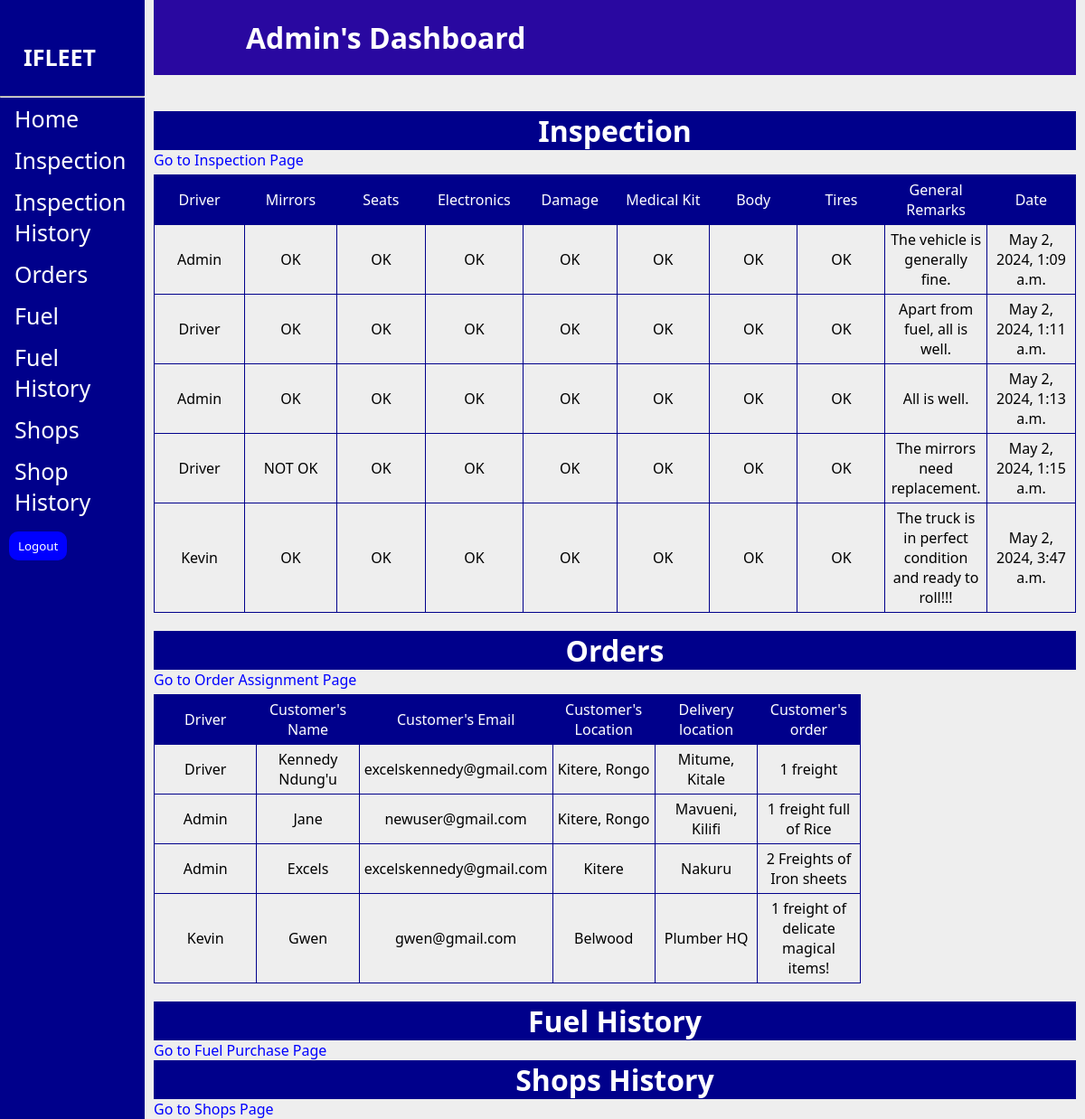
The app's page /drivers/ (signed in) with its own data.
### driver/models.py (models this page shows)
class Inspection(models.Model):
    CATEGORY = (
        ('OK', 'OK'),
        ('NOT OK', 'NOT OK'),
    )
    FUEL = (
        ('Empty', 'Empty'),
        ('Almost Empty', 'Almost Empty'),
        ('1/4', '1/4'),
        ('1/2', '1/2'),
        ('Full', 'Full'),
    )
    VEHICLE_TYPE = (
        ('SUV', 'SUV' ),
        ('TRUCK', 'TRUCK'),
    )
    Driver = models.ForeignKey(Driver, models.CASCADE, null=True)
    vehicle = models.CharField(max_length=25, choices=VEHICLE_TYPE, blank=False, default=False)
    Mirrors = models.CharField(max_length=50, choices=CATEGORY, blank=False)
    Seats = models.CharField(max_length=100, choices=CATEGORY, blank=False)
    Electronics = models.CharField(max_length=50, choices=CATEGORY, blank=False)
    Fuel_level = models.CharField(max_length=50, choices=FUEL, blank=False)
    Damage = models.CharField(max_length=50, choices=CATEGORY, blank=False)
    Medical_kit = models.CharField(max_length=50, choices=CATEGORY, blank=False)
    Body = models.CharField(max_length=50, choices=CATEGORY, blank=False)
    Tires = models.CharField(max_length=50, choices=CATEGORY, blank=False)
    General_Remarks = models.TextField(blank=True)
    Date = models.DateTimeField(auto_now_add=True)
    DisplayFields = ['Driver', 'Mirrors', 'Seats', 'Electronics', 'Fuel_level', 'Damage', 'Medical_kit', 'Body', 'Tires', 'General_Remarks']
    FilterFields = ['Date']

class Driver(models.Model):
    username = models.CharField(max_length=50, blank=False)
    phone_number = models.CharField(max_length=20, blank=False)
    address = models.CharField(max_length=255, blank=False)
    city = models.CharField(max_length=100, blank=False)
    state = models.CharField(max_length=100, blank=False)
    zipcode = models.CharField(max_length=20, blank=True)
    car = models.CharField(max_length=25, blank=False)
    driver_license_number = models.CharField(max_length=50, blank=False)
    driver_license_expiry_date = models.DateField(null=True, blank=False)
    date_of_birth = models.DateField(null=True, blank=False)
    date_hired = models.DateField(null=True, blank=False)
    emergency_contact_name = models.CharField(max_length=100, blank=False)
    emergency_contact_phone = models.CharField(max_length=20, blank=False)
    DisplayFields = ['username', 'phone_number', 'address', 'city', 'driver_license_number', 'date_hired']
    FilterFields = ['username', 'date_hired']
    def __str__(self):
        return self.username

class OrderAssignment(models.Model):
    driver = models.ForeignKey(Driver, on_delete=models.CASCADE)
    customer_name = models.CharField(max_length=100, blank=False)
    customer_email = models.EmailField(max_length=30, blank=False)
    current_location = models.CharField(max_length=100, blank=False)
    delivery_location = models.CharField(max_length=100, blank=False)
    customer_order = models.TextField(blank=False)
    DisplayFields = ['driver', 'customer_name', 'customer_email', 'current_location', 'delivery_location', 'customer_order']
    FilterFields = ['driver', 'current_location', 'delivery_location']

### driver/views.py (the view)
# urls.py: path('',views.driverHome, name='driver-dashboard'),
@login_required
def driverHome(request):
    inspection = Inspection.objects.all()
    orders = OrderAssignment.objects.all()
    context = {
        'inspection': inspection,
        'orders': orders,
    }
    return render(request, 'drivers/dashboard.html', context)

### driver/templates/drivers/dashboard.html (shortened to what this page needs)
{% extends 'drivers/base.html' %}
{% load static %}
{% block content %}
<h1 style="background-color: darkblue; text-align: center; color: white;">Inspection</h1>
<a style="color: blue;" href="{% url 'vehicle-inspection' %}">Go to Inspection Page</a>
<table>
    <thead>
            <td>Driver</td>
            <td>Mirrors</td>
            <td>Seats</td>
            <td>Electronics</td>
            <td>Damage</td>
            <td>Medical Kit</td>
            <td>Body</td>
            <td>Tires</td>
            <td>General Remarks</td>
            <td>Date</td>
    </thead>
    <tbody>
        {% for inspection in inspection %}
        <tr>
            <td>{{ inspection.Driver }}</td>
            <td>{{ inspection.Mirrors }}</td>
            <td>{{ inspection.Seats }}</td>
            <td>{{ inspection.Electronics }}</td>
            <td>{{ inspection.Damage }}</td>
            <td>{{ inspection.Medical_kit }}</td>
            <td>{{ inspection.Body }}</td>
            <td>{{ inspection.Tires }}</td>
            <td>{{ inspection.General_Remarks }}</td>
            <td>{{ inspection.Date }}</td>
        </tr>
        {% endfor %}
    </tbody>
</table>
<h1 style="background-color: darkblue; text-align: center; color: white;">Orders</h1>
<a style="color: blue;" href="">Go to Order Assignment Page</a>
<table>
    <thead>
        <td>Driver</td>
        <td>Customer's Name</td>
        <td>Customer's Email</td>
        <td>Customer's Location</td>
        <td>Delivery location</td>
        <td>Customer's order</td>
    </thead>
    <tbody>
        {% for order in orders %}
        <tr>
            <td>{{ order.driver }}</td>
            <td>{{ order.customer_name }}</td>
            <td>{{ order.customer_email }}</td>
            <td>{{ order.current_location }}</td>
            <td>{{ order.delivery_location }}</td>
            <td>{{ order.customer_order }}</td>
        </tr>
        {% endfor %}
    </tbody>
</table>
<h1 style="background-color: darkblue; text-align: center; color: white;">Fuel History</h1>
<a style="color: blue;" href="">Go to Fuel Purchase Page</a>
<h1 style="background-color: darkblue; text-align: center; color: white;">Shops History</h1>
<a style="color: blue;" href="{% url 'vehicle-inspection' %}">Go to Shops Page</a>
{% endblock %}

### driver/templates/drivers/base.html (shortened to what this page needs)
{% load static %}
<!DOCTYPE html>
<html lang="en">
<head>
    <link rel="stylesheet" href="{% static 'core/core.css' %}">
    <link rel="stylesheet" href="https://cdnjs.cloudflare.com/ajax/libs/font-awesome/4.7.0/css/font-awesome.min.css">
</head>
<body>
    <div class="sidenav">
        <div class="logo">
            <a href="{% url 'index' %}">IFLEET</a>
        </div>
        <hr>
        <a href="{% url 'driver-dashboard' %}">Home</a>
        <a href="{% url 'vehicle-inspection' %}">Inspection</a>
        <a href="{% url 'vehicle-inspection-history' %}">Inspection History</a>
        <a href="">Orders</a>
        <a href="">Fuel</a>
        <a href="">Fuel History</a>
        <a href="">Shops</a>
        <a href="">Shop History</a>
        <form action="{% url 'logout' %}" method="post" style="background-color: transparent; padding: 0; margin: 10px;">
            <button type="submit" style="background: blue; color: white; border-color: transparent; padding-top: 5px; padding-bottom: 5px; padding-right: 8px; padding-left: 8px; border-radius: 10px; cursor: pointer;">Logout</button>
        </form>
    </div>
    <div class="main">
        <h1 class="dashboard">{{ user.username }}'s Dashboard</h1>
        {% block content %}{% endblock %}
    </div>
</body>
</html>

### core/static/core/core.css (style rules this page uses)
* { margin: 0; padding: 0; box-sizing: border-box; font-family: 'Segoe UI', Tahoma, Geneva, Verdana, sans-serif; }
a { text-decoration: none; color: white; }
.logo { margin-right: 120px; margin-left: 10px; margin-top: 20px; margin-bottom: 20px; }
.logo a { font-weight: 600; margin-right: 150px; }

### driver/templates/drivers/base.html (style rules this page uses)
body { font-family: "Lato", sans-serif; background-color: #eee; }
.sidenav { height: 100%; width: 160px; position: fixed; z-index: 1; top: 0; left: 0; background-color: darkblue; overflow-x: hidden; padding-top: 20px; }
.sidenav a { padding: 6px 8px 6px 16px; text-decoration: none; font-size: 25px; color: white; display: block; }
.main { margin-left: 160px; padding: 0px 10px; }
.dashboard { text-align: left; padding-left: 10%; background-color: rgb(41, 8, 160); color: white; margin-bottom: 40px; padding-top: 20px; padding-bottom: 20px; }

### driver/templates/drivers/dashboard.html (style rules this page uses)
table { text-align: center; margin-bottom: 20px; margin-top: 5px; }
table, th, td { border: 1px solid darkblue; border-collapse: collapse; padding: 5px; }
td { width: 3cm; }
thead { background-color: darkblue; color: white; }

### records on screen
Inspection: Driver "Admin", Mirrors "OK", Seats "OK", Electronics "OK", Damage "OK", Medical_kit "OK", Body "OK", Tires "OK", General_Remarks "The vehicle is generally fine.", Date "May 2, 2024, 1:09 a.m."
Inspection: Driver "Driver", Mirrors "OK", Seats "OK", Electronics "OK", Damage "OK", Medical_kit "OK", Body "OK", Tires "OK", General_Remarks "Apart from fuel, all is well.", Date "May 2, 2024, 1:11 a.m."
Inspection: Driver "Admin", Mirrors "OK", Seats "OK", Electronics "OK", Damage "OK", Medical_kit "OK", Body "OK", Tires "OK", General_Remarks "All is well.", Date "May 2, 2024, 1:13 a.m."
Inspection: Driver "Driver", Mirrors "NOT OK", Seats "OK", Electronics "OK", Damage "OK", Medical_kit "OK", Body "OK", Tires "OK", General_Remarks "The mirrors need replacement.", Date "May 2, 2024, 1:15 a.m."
Inspection: Driver "Kevin", Mirrors "OK", Seats "OK", Electronics "OK", Damage "OK", Medical_kit "OK", Body "OK", Tires "OK", General_Remarks "The truck is in perfect condition and ready to roll!!!", Date "May 2, 2024, 3:47 a.m."
OrderAssignment: driver "Driver", customer_name "Kennedy Ndung'u", customer_email "excelskennedy@gmail.com", current_location "Kitere, Rongo", delivery_location "Mitume, Kitale", customer_order "1 freight"
OrderAssignment: driver "Admin", customer_name "Jane", customer_email "newuser@gmail.com", current_location "Kitere, Rongo", delivery_location "Mavueni, Kilifi", customer_order "1 freight full of Rice"
OrderAssignment: driver "Admin", customer_name "Excels", customer_email "excelskennedy@gmail.com", current_location "Kitere", delivery_location "Nakuru", customer_order "2 Freights of Iron sheets"
OrderAssignment: driver "Kevin", customer_name "Gwen", customer_email "gwen@gmail.com", current_location "Belwood", delivery_location "Plumber HQ", customer_order "1 freight of delicate magical items!"

### other values on screen
{{ user.username }} "Admin"
